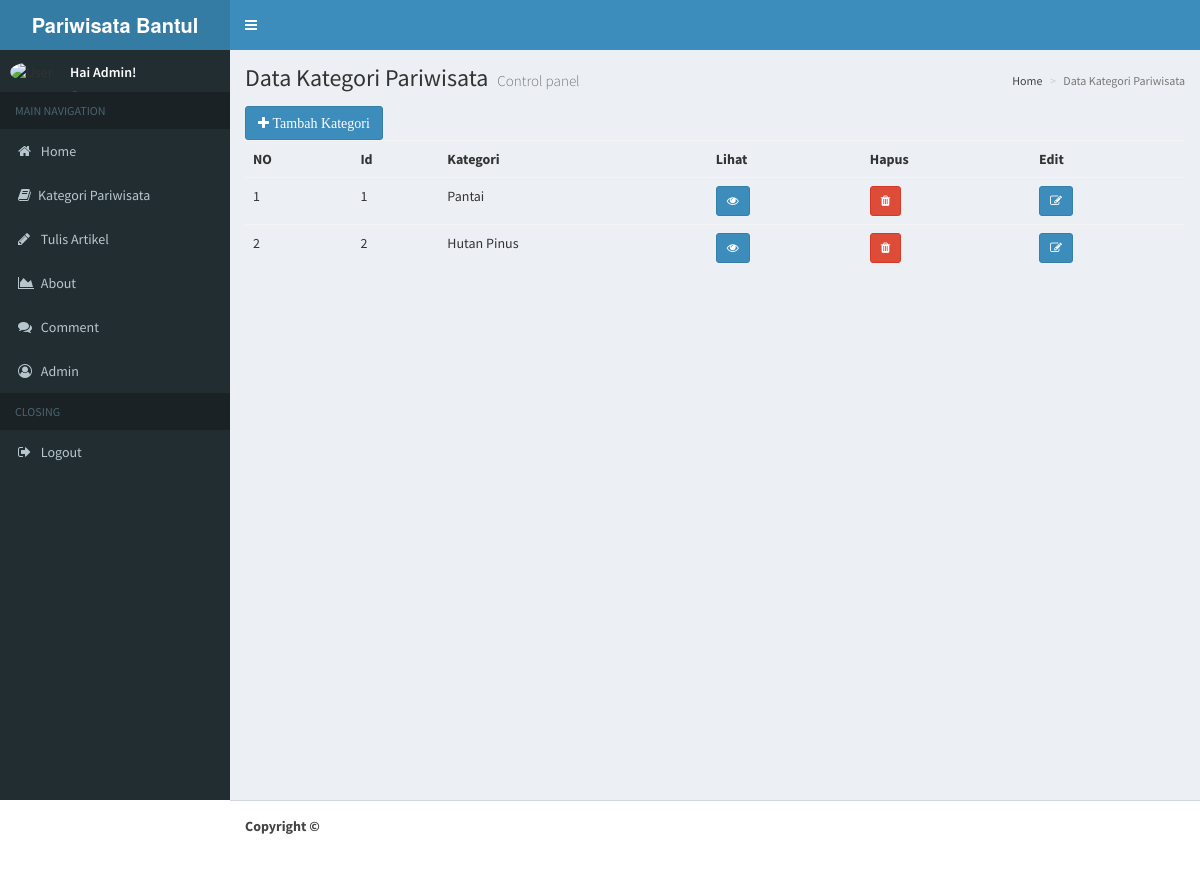
Page /index.php/kategori on the committed database.
### tables this page shows
CREATE TABLE `tb_kategori` (
  `id` int(30) NOT NULL,
  `kategori` varchar(30) NOT NULL
);

### application/controllers/Kategori.php (called while the page is built, shortened)
<?php
class Kategori extends CI_Controller {
	public function __construct()
    {
        $this->load->model('Kategori_model');
    }
	public function index()
	{
		$data['Kategori'] = $this->Kategori_model->tampil_data()->result();
		$this->load->view('dasboard/header');
        $this->load->view('dasboard/sidebar');
        $this->load->view('kategori/kategori_view', $data);
        $this->load->view('dasboard/footer');
    }
}

### index.php (called while the page is built, shortened)
<?php
require_once BASEPATH.'core/CodeIgniter.php';

### application/models/Kategori_model.php (called while the page is built, shortened)
<?php
class Kategori_model extends CI_Model {
	public function tampil_data()
	{
		return $this->db->get('tb_kategori');
	}
}

### application/views/kategori/kategori_view.php (the view, shortened to what this page needs)
<div class="content-wrapper">
	<section class="content-header">
      <h1>
        Data Kategori Pariwisata
        <small>Control panel</small>
      </h1>
      <ol class="breadcrumb">
        <a href="<?=site_url('Dashboards')?>"><li> Home</a></li>
        <li class="active">Data Kategori Pariwisata</li>
      </ol>
    </section>
    <section class="content">
    	<button class="btn btn-primary" data-toggle="modal" data-target="#exampleModal"><i class="fa fa-plus"> Tambah   Kategori</i></button>
    	<table class="table">
            <tr>
                <th>NO</th>
                <th>Id</th>
                <th>Kategori</th>
                 <th>Lihat</th>
                <th>Hapus</th>
                <th>Edit</th>
            </tr>
    		<?php
    		$no = 1;
    		foreach ($Kategori as $kat) : ?>
    			<tr>
    				<td><?php echo $no++ ?></td>
                    <td><?php echo $kat->id ?></td>
    				<td><?php echo $kat->kategori ?></td>
                     <td><?php echo anchor('Kategori/isi/'.$kat->id,'<div class="btn btn-primary btn-sm"><i class="fa fa-eye"></i></div>') ?></td>
    				<td onclick="javascript: return confirm('Anda yakin ingin menghapus data ini?')"><?php echo anchor('Kategori/hapus/'.$kat->id, '<div class="btn btn-danger btn-sm"><i class="fa fa-trash"></i></div>') ?></td>
            <td><?php echo anchor('Kategori/edit/'.$kat->id ,'<div class="btn btn-primary btn-sm"><i class="fa fa-edit"></i></div>') ?></td>
    			</tr>
    		<?php endforeach; ?>
    	</table>
    </section>
</div>
</div>

### rows in the picture
tb_kategori: id "1", kategori "Pantai"
tb_kategori: id "2", kategori "Hutan Pinus"
